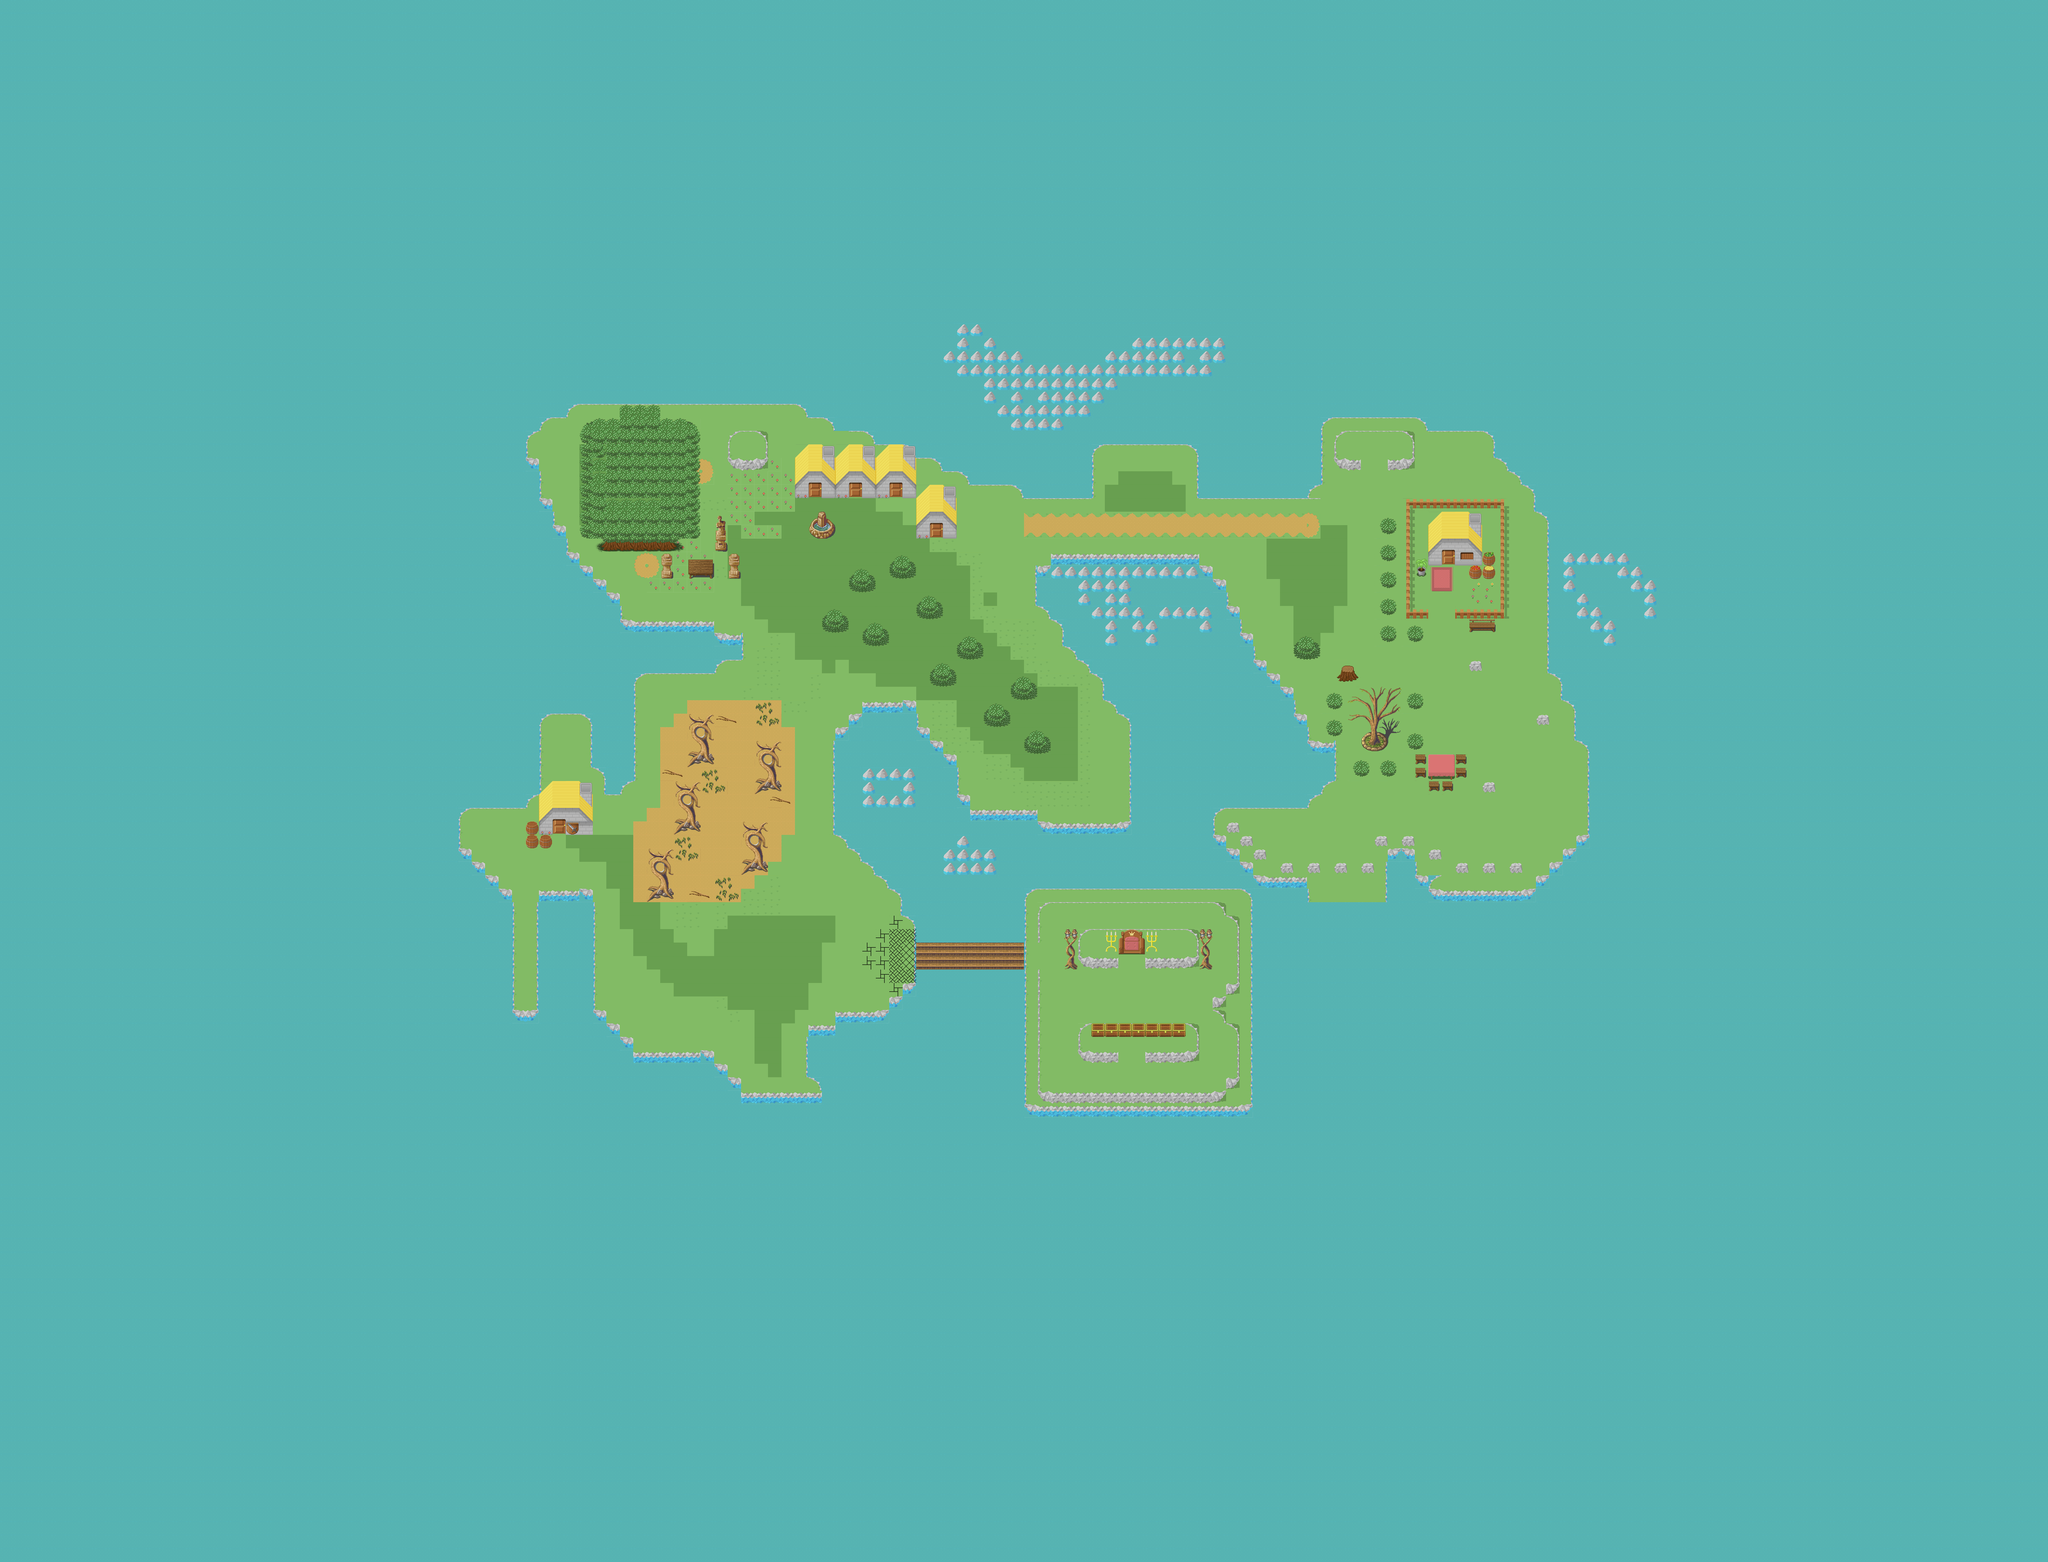

The image is a tile-based game level rendered from a .tmx file. Its description and source (layers, tilesets, objects; grid data summarised) follow:
An orthogonal 152x116 tile map with 32x32 px tiles, 2 tile layers (Tile Layer 1, Tile Layer 3) and 137 objects (137x STATIC).

<map version="1.2" tiledversion="1.2.1" orientation="orthogonal" renderorder="right-down" width="152" height="116" tilewidth="32" tileheight="32" infinite="0" backgroundcolor="#ffffff" nextlayerid="46" nextobjectid="501">
 <tileset firstgid="1" name="tile2map32" tilewidth="32" tileheight="32" tilecount="1320" columns="4">
  <image source="tile2map32.png" width="128" height="10560" />
 </tileset>
 <objectgroup id="5" name="obj layer1" visible="0">
  <object id="275" name="STATIC" x="1377.09" y="929.26" width="515.08" height="29.3772" />
  <object id="283" name="STATIC" x="1911.75" y="960.595" width="64.6298" height="25.4602" />
  <object id="284" name="STATIC" x="1984.22" y="997.807" width="68.5468" height="25.4602" />
  <object id="285" name="STATIC" x="2062.56" y="1023.27" width="78.3392" height="29.3772" />
  <object id="286" name="STATIC" x="2160.48" y="1052.64" width="48.962" height="27.4187" />
  <object id="287" name="STATIC" x="2227.07" y="1087.9" width="82.2562" height="33.2942" />
  <object id="288" name="STATIC" x="2293.66" y="1130.98" width="125.343" height="21.5433" />
  <object id="289" name="STATIC" x="2426.83" y="1148.61" width="158.637" height="31.3357" />
  <object id="290" name="STATIC" x="2560.01" y="1056.56" width="31.3357" height="88.1316" />
  <object id="291" name="STATIC" x="2589.39" y="1025.22" width="219.35" height="27.4187" />
  <object id="292" name="STATIC" x="2826.36" y="1042.85" width="35.2526" height="137.094" />
  <object id="293" name="STATIC" x="2871.41" y="1158.4" width="223.267" height="35.2526" />
  <object id="294" name="STATIC" x="3100.55" y="999.765" width="33.2942" height="154.72" />
  <object id="295" name="STATIC" x="3108.38" y="962.554" width="256.561" height="25.4602" />
  <object id="296" name="STATIC" x="3378.65" y="976.263" width="29.3772" height="37.2111" />
  <object id="297" name="STATIC" x="3419.78" y="995.848" width="131.218" height="21.5433" />
  <object id="298" name="STATIC" x="3562.75" y="1023.27" width="27.4187" height="72.4638" />
  <object id="299" name="STATIC" x="3609.75" y="1099.65" width="47.0035" height="64.6298" />
  <object id="300" name="STATIC" x="3663.43" y="1176.6" width="31.5292" height="418.637" />
  <object id="301" name="STATIC" x="3712.47" y="1603.99" width="29.7775" height="57.8035" />
  <object id="302" name="STATIC" x="3738.75" y="1667.05" width="33.2808" height="98.0907" />
  <object id="303" name="STATIC" x="3779.04" y="1765.14" width="12.2613" height="238.22" />
  <object id="304" name="STATIC" x="3714.23" y="2005.11" width="61.3067" height="70.0648" />
  <object id="305" name="STATIC" x="3665.18" y="2068.17" width="42.0389" height="94.5875" />
  <object id="306" name="STATIC" x="3395.43" y="2111.96" width="267.998" height="19.2678" />
  <object id="307" name="STATIC" x="3355.14" y="2087.44" width="38.5356" height="35.0324" />
  <object id="308" name="STATIC" x="3290.33" y="2022.63" width="63.0583" height="52.5486" />
  <object id="309" name="STATIC" x="3295.59" y="2078.68" width="26.2743" height="283.762" />
  <object id="326" name="STATIC" x="2982.05" y="2076.93" width="117.359" height="26.2743" />
  <object id="327" name="STATIC" x="2876.95" y="1998.11" width="87.581" height="103.346" />
  <object id="328" name="STATIC" x="2855.93" y="1924.54" width="47.2937" height="64.8099" />
  <object id="329" name="STATIC" x="2878.7" y="1889.51" width="229.462" height="36.784" />
  <object id="330" name="STATIC" x="3113.42" y="1784.41" width="54.3002" height="106.849" />
  <object id="331" name="STATIC" x="1277.61" y="958.73" width="89.1117" height="30.6321" />
  <object id="332" name="STATIC" x="1249.76" y="994.932" width="25.0627" height="108.605" />
  <object id="333" name="STATIC" x="1263.68" y="1117.46" width="33.4169" height="83.5422" />
  <object id="334" name="STATIC" x="1294.32" y="1184.29" width="13.9237" height="80.7574" />
  <object id="337" name="STATIC" x="1311.02" y="1253.91" width="25.0627" height="58.4795" />
  <object id="338" name="STATIC" x="1344.44" y="1323.53" width="50.1253" height="55.6948" />
  <object id="339" name="STATIC" x="1406.66" y="1385.61" width="46.6794" height="65.7755" />
  <object id="340" name="STATIC" x="1446.97" y="1455.63" width="42.4358" height="55.1666" />
  <object id="341" name="STATIC" x="1497.9" y="1485.34" width="190.961" height="29.7051" />
  <object id="342" name="STATIC" x="1695.22" y="1519.29" width="59.4101" height="38.1922" />
  <object id="343" name="STATIC" x="1497.9" y="1576.58" width="203.692" height="25.4615" />
  <object id="347" name="STATIC" x="1404.54" y="1591.43" width="95.4806" height="233.397" />
  <object id="348" name="STATIC" x="1436.36" y="1831.19" width="61.5319" height="46.6794" />
  <object id="349" name="STATIC" x="1073.54" y="1676.3" width="201.57" height="237.641" />
  <object id="350" name="STATIC" x="1279.35" y="1644.47" width="118.82" height="48.8012" />
  <object id="351" name="STATIC" x="1038.08" y="1927.29" width="39.9248" height="91.5923" />
  <object id="352" name="STATIC" x="1068.61" y="2035.32" width="126.82" height="133.866" />
  <object id="353" name="STATIC" x="1171.95" y="2176.23" width="37.5763" height="232.504" />
  <object id="355" name="STATIC" x="1282.33" y="2119.87" width="117.426" height="284.171" />
  <object id="356" name="STATIC" x="1221.26" y="2418.13" width="267.731" height="98.6379" />
  <object id="357" name="STATIC" x="1486.65" y="2526.16" width="258.337" height="108.032" />
  <object id="358" name="STATIC" x="1723.85" y="2629.5" width="256.417" height="77.5012" />
  <object id="360" name="STATIC" x="1921.12" y="2455.71" width="82.1982" height="93.9408" />
  <object id="361" name="STATIC" x="1965.75" y="2436.92" width="155.002" height="32.8793" />
  <object id="362" name="STATIC" x="2120.75" y="2350.02" width="56.3645" height="75.1527" />
  <object id="370" name="STATIC" x="1933.51" y="2550.58" width="133.866" height="124.472" />
  <object id="371" name="STATIC" x="1987.19" y="1735.66" width="47.9826" height="220.284" />
  <object id="372" name="STATIC" x="2048.26" y="1694.22" width="119.956" height="54.5256" />
  <object id="373" name="STATIC" x="2170.4" y="1755.29" width="91.6031" height="141.767" />
  <object id="374" name="STATIC" x="2255.46" y="1927.59" width="196.292" height="45.8015" />
  <object id="375" name="STATIC" x="2464.84" y="1955.94" width="229.008" height="52.3446" />
  <object id="376" name="STATIC" x="2024.27" y="1969.03" width="141.767" height="56.7067" />
  <object id="377" name="STATIC" x="2083.16" y="2032.28" width="189.749" height="117.775" />
  <object id="378" name="STATIC" x="2512.89" y="1347.53" width="324.91" height="38.1067" />
  <object id="379" name="STATIC" x="2472.77" y="1373.61" width="84.2359" height="84.2359" />
  <object id="380" name="STATIC" x="2536.95" y="1469.88" width="124.348" height="118.331" />
  <object id="381" name="STATIC" x="2687.08" y="1613.04" width="25.7691" height="344.966" />
  <object id="382" name="STATIC" x="2853.84" y="1391.66" width="84.2359" height="144.404" />
  <object id="383" name="STATIC" x="2928.05" y="1552.11" width="162.455" height="250.702" />
  <object id="410" name="STATIC" x="3105.2" y="2129.56" width="189.163" height="31.7305" />
  <object id="413" name="STATIC" x="3392.65" y="1217.05" width="126.022" height="125.06" />
  <object id="417" name="STATIC" x="3340.2" y="1185.19" width="231.197" height="21.9491" />
  <object id="418" name="STATIC" x="3339.47" y="1208.6" width="8.77963" height="261.194" />
  </objectgroup>
 <layer id="40" name="Tile Layer 1" width="152" height="116">
  <data>[17632 cells, 17632 non-empty, 31 distinct tile ids]</data>
 </layer>
 <layer id="45" name="Tile Layer 3" width="152" height="116">
  <data>[17632 cells, 17632 non-empty, 142 distinct tile ids]</data>
 </layer>
</map>
<!-- 61 of 137 objects omitted -->
